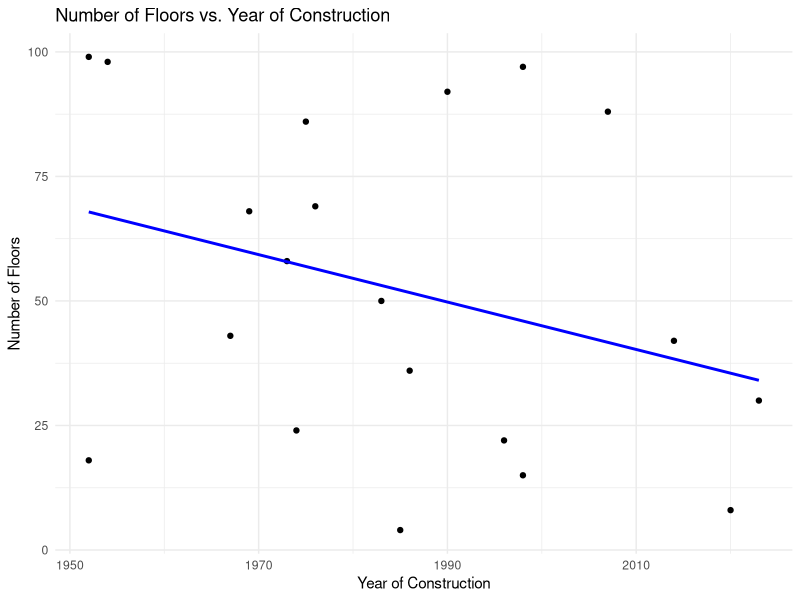

Here is the R script that generated this plot: (Note: this script raises an error after producing the figure.)
library(tidyverse)
library(ggplot2)

set.seed(42)

# 20 buildings

n <- 20
data <- tibble(
  BuildingName = paste("Building", 1:n),
  year = sample(1950:2024, n, replace = TRUE),
  floor = sample(1:100, n, replace = TRUE))
print(data)

plot1 <- ggplot(data, aes(x = year, y = floor)) +
  geom_point() +  
  geom_smooth(method = "lm", se = FALSE, color = "blue") + 
  labs(title = "Number of Floors vs. Year of Construction",
       x = "Year of Construction",
       y = "Number of Floors") +
  theme_minimal()

print(plot1)


ggsave("Cloud/project/plot.png", plo, width = 8, height = 6)
